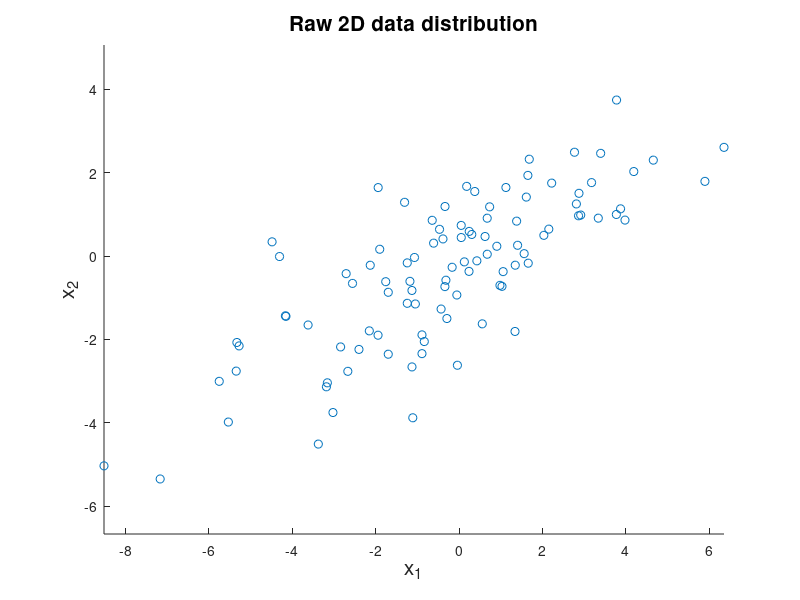

Write the MATLAB code that produced this figure.
clear all;
close all;

% Generate linear 2D data
x(1,:) = randn(1,100);
x(2,:) = randn(1,100)*3;
[p(1,:),p(2,:)] = cart2pol(x(1,:),x(2,:));
p(1,:) = p(1,:)-pi/3;
[x(1,:),x(2,:)] = pol2cart(p(1,:),p(2,:));

scatter(x(1,:),x(2,:), 'ok');
title('Raw 2D data distribution', 'FontSize',15);
xlabel('x_1','FontSize',15); ylabel('x_2', 'FontSize',15);
axis equal;

Mx=mean(x,2);
X=x-Mx;
Sd=std(x');
Xn(1,:)=X(1,:)./Sd(1);Xn(2,:)=X(2,:)./Sd(2);
S=cov(X');
Sn=cov(Xn');
[V,D] = eig(S);

R = corrcoef(X');
Rn = corrcoef(Xn');
